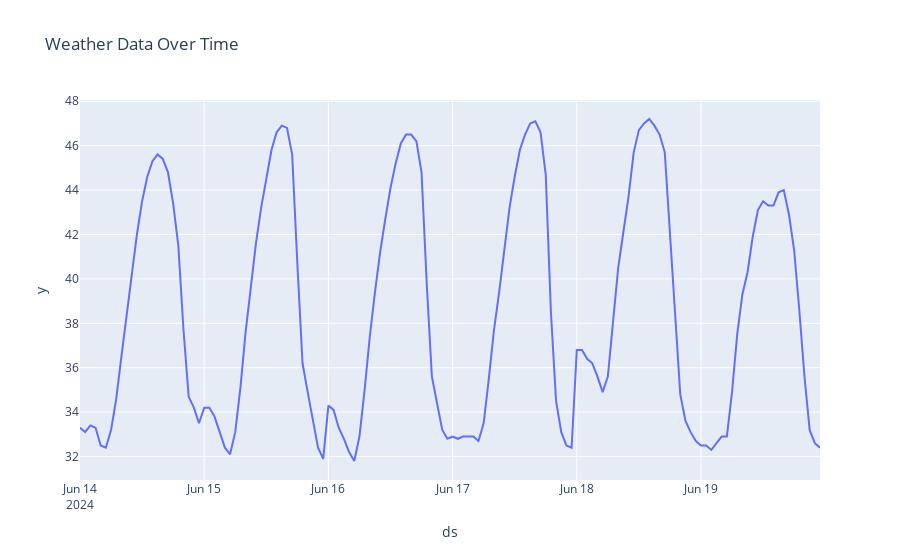

The cell this chart's notebook holds for it:
### Code cell
fig = px.line(weather01, x='ds', y='y', title='Weather Data Over Time')
fig.show()

### Figure 1 — Plotly figure (JSON) as saved in the notebook; plotly's stock layout.template omitted (floating-point values rounded to 4 significant figures; data arrays with more than 128 entries replaced by an {"elided": "..."} marker saying what was removed)
{"data": [{"hovertemplate": "ds=%{x}<br>y=%{y}<extra></extra>", "legendgroup": "", "line": {"color": "#636efa", "dash": "solid"}, "marker": {"symbol": "circle"}, "mode": "lines", "name": "", "orientation": "v", "showlegend": false, "type": "scatter", "x": {"elided": "144 str values"}, "xaxis": "x", "y": {"elided": "144 float values"}, "yaxis": "y"}], "layout": {"legend": {"tracegroupgap": 0}, "title": {"text": "Weather Data Over Time"}, "xaxis": {"anchor": "y", "domain": [0, 1], "title": {"text": "ds"}}, "yaxis": {"anchor": "x", "domain": [0, 1], "title": {"text": "y"}}}}
